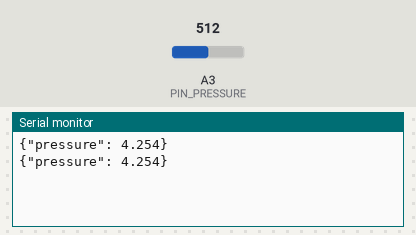
Recording of a sketch running on a simulated Arduino Uno, built with avr-gcc and run on an emulated ATmega328P. On the bench: the last lines printed to the serial monitor. The inputs (shaded band) are chosen by the test bench; at power-on: A3 (PIN_PRESSURE) = 512.

Above: at 2.8 s.
2.9 s: A3 (PIN_PRESSURE) set to 490
At 3.8 s:
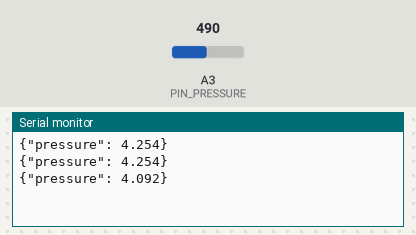
4.4 s: A3 (PIN_PRESSURE) set to 510
At 5.8 s:
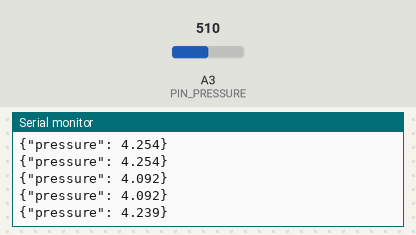
Timing chart, 0 to 7.4 s (numbered marks = the images above; inputs shaded):
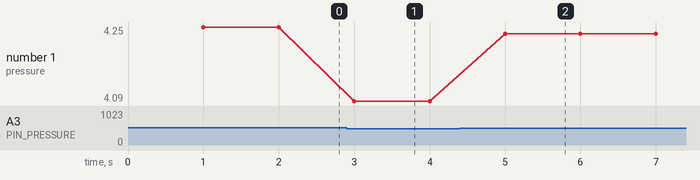

Measured:
- after the input at 2.9 s, the serial monitor: prints a new line after 0.10 s (image 1)
- after the input at 4.4 s, the serial monitor: prints a new line after 0.60 s (image 2)
- plotted number 1: 4.25 → 4.09 after the input at 2.9 s, 4.09 → 4.24 after the input at 4.4 s

The sketch:

arduino_uno_potentiometer.ino
```cpp
/*
  AeroTwin — Arduino UNO Potentiometer Bridge
  =================================================
  Reads up to 5 potentiometers (RPM, Temperature, Vibration, Pressure, Load)
  and prints one JSON line per second over USB Serial. A Python script on
  your laptop (serial_bridge/bridge.py) reads this and forwards it to the
  AeroTwin backend's /api/engine/ingest endpoint — the UNO has no WiFi, so
  it can't POST directly over WiFi.

  WIRING — each potentiometer has 3 pins:
    - One outer pin  -> Arduino 5V   (all pots can share the same 5V rail)
    - Other outer pin -> Arduino GND (all pots can share the same GND rail)
    - Middle pin (wiper) -> the analog pin listed below (each pot needs
      its OWN wiper connection — this is the only per-pot wire)

    A0 -> RPM knob
    A1 -> Temperature knob
    A2 -> Vibration knob
    A3 -> Pressure knob
    A4 -> Load knob

  ============================================================
  ONLY HAVE 1-4 POTENTIOMETERS? -> Edit ONLY the block below.
  ============================================================
  Set each ENABLE_ flag to true ONLY for the knob(s) you actually have
  wired up. Leave the rest false. You do NOT need to touch anything
  else in this file, delete any lines, or comment anything out.

  Why this matters: an Arduino analog pin with nothing physically
  connected to it ("floating") doesn't read as zero — it picks up
  stray electrical noise and drifts around on its own. If that pin
  still gets read and sent, the dashboard shows that channel jittering
  as if it were a real sensor, which is what makes it *look* like
  "every parameter moves" even though you only turned one knob. Setting
  a flag to false means that pin is never read at all, and the key is
  left out of the JSON entirely — the backend then locks that channel
  at a healthy baseline value instead of showing noise (see
  backend/simulator/hardware_ingest.py). Only the channel(s) you set to
  true will move on the dashboard.
*/
const bool ENABLE_RPM         = false;
const bool ENABLE_TEMPERATURE = false;
const bool ENABLE_VIBRATION   = false;
const bool ENABLE_PRESSURE    = true;   // <- example: only Pressure wired up
const bool ENABLE_LOAD        = false;

// ============================================================
// Nothing below this line needs to change for a partial rig.
// ============================================================

const int PIN_RPM = A0;
const int PIN_TEMP = A1;
const int PIN_VIBRATION = A2;
const int PIN_PRESSURE = A3;
const int PIN_LOAD = A4;

const unsigned long SEND_INTERVAL_MS = 1000;  // matches backend's 1Hz tick
unsigned long lastSendTime = 0;

// Map each pot's raw 0-1023 ADC range onto a physically-plausible sensor
// range. These match backend/simulator/engine_simulator.py's BASELINE and
// clamp ranges so real hardware values land in the same territory the ML
// models were trained on.
const float RPM_MIN = 500.0,          RPM_MAX = 7500.0;
const float TEMP_MIN = 20.0,          TEMP_MAX = 160.0;
const float VIBRATION_MIN = 0.1,      VIBRATION_MAX = 12.0;
const float PRESSURE_MIN = 0.5,       PRESSURE_MAX = 8.0;
const float LOAD_MIN = 0.0,           LOAD_MAX = 100.0;

void setup() {
  Serial.begin(115200);
  while (!Serial) { ; }  // wait for serial port on boards that need it
}

void loop() {
  unsigned long now = millis();
  if (now - lastSendTime < SEND_INTERVAL_MS) {
    return;
  }
  lastSendTime = now;

  // Build the JSON line field-by-field. A disabled channel's analog pin
  // is never read (avoids floating-pin noise) and its key is left out of
  // the JSON (the backend then holds that channel at a healthy baseline
  // instead of showing noise as if it were real sensor movement).
  Serial.print("{");
  bool wroteField = false;

  if (ENABLE_RPM) {
    float rpm = mapFloat(analogRead(PIN_RPM), 0, 1023, RPM_MIN, RPM_MAX);
    Serial.print("\"rpm\": ");
    Serial.print(rpm, 1);
    wroteField = true;
  }

  if (ENABLE_TEMPERATURE) {
    float temperature = mapFloat(analogRead(PIN_TEMP), 0, 1023, TEMP_MIN, TEMP_MAX);
    if (wroteField) Serial.print(", ");
    Serial.print("\"temperature\": ");
    Serial.print(temperature, 2);
    wroteField = true;
  }

  if (ENABLE_VIBRATION) {
    float vibration = mapFloat(analogRead(PIN_VIBRATION), 0, 1023, VIBRATION_MIN, VIBRATION_MAX);
    if (wroteField) Serial.print(", ");
    Serial.print("\"vibration\": ");
    Serial.print(vibration, 3);
    wroteField = true;
  }

  if (ENABLE_PRESSURE) {
    float pressure = mapFloat(analogRead(PIN_PRESSURE), 0, 1023, PRESSURE_MIN, PRESSURE_MAX);
    if (wroteField) Serial.print(", ");
    Serial.print("\"pressure\": ");
    Serial.print(pressure, 3);
    wroteField = true;
  }

  if (ENABLE_LOAD) {
    float load = mapFloat(analogRead(PIN_LOAD), 0, 1023, LOAD_MIN, LOAD_MAX);
    if (wroteField) Serial.print(", ");
    Serial.print("\"load\": ");
    Serial.print(load, 1);
    wroteField = true;
  }

  Serial.println("}");
}

float mapFloat(long x, long inMin, long inMax, float outMin, float outMax) {
  return outMin + (outMax - outMin) * (float)(x - inMin) / (float)(inMax - inMin);
}
```
